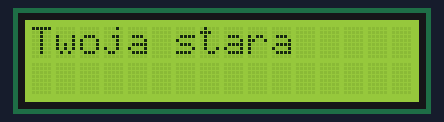
Simulated run of this sketch. Board: Arduino Uno, built with avr-gcc and run on an emulated ATmega328P. Parts: 16×2 character LCD.

Above: at 0.1 s.
At 0.6 s:
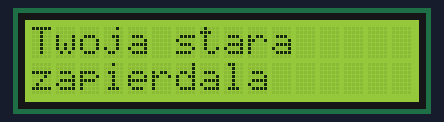

Measured:
- what the display in image 1 shows lasts 0.5 s, from 0.6 s to 1.1 s

The sketch:

twoja_stara.ino
```cpp
// include the library code:
#include <LiquidCrystal.h>

// initialize the library with the numbers of the interface pins
LiquidCrystal lcd(12, 11, 5, 4, 3, 2);

void setup() {
  // set up the LCD's number of columns and rows:
  lcd.begin(16, 2);
  // Print a message to the LCD.
  lcd.print("Twoja stara");
  lcd.setCursor(0, 1);
  lcd.print("zapierdala");
}

void loop() {
  // Turn off the display:
  lcd.setCursor(0, 1);
  lcd.print("                  ");
  delay(500);
  // Turn on the display:
  lcd.setCursor(0, 1);
  lcd.print("zapierdala");
  delay(500);
}
```
